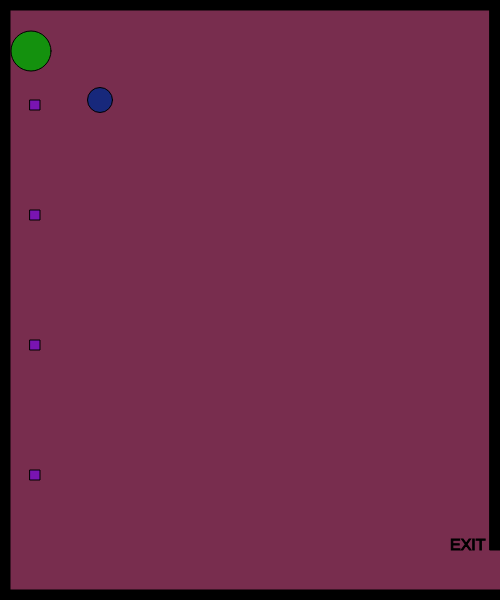
Frame 1 (no input)
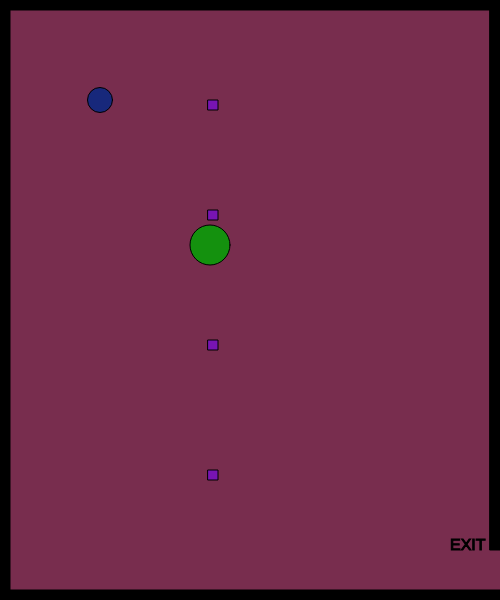
Frame 60 (no input)
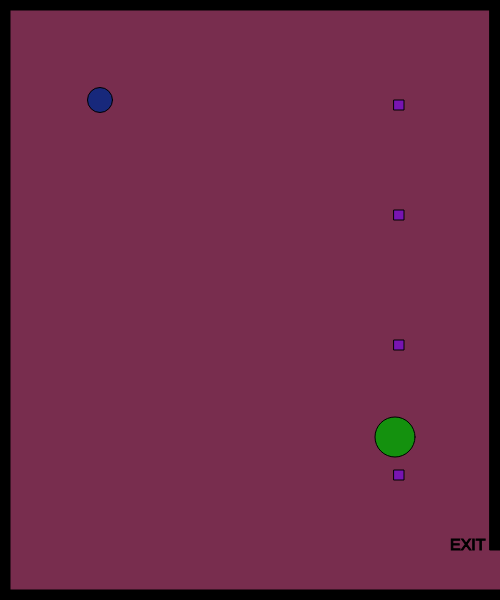
Frame 120 (the mouse pressed at the canvas centre since frame 60)

The p5.js sketch that drew these frames (run headless with seeded random() and noise() and a simulated clock; from frame 60 on, the mouse is pressed at the canvas centre):

// p5.js sketch
// ── sketch.js
// x and y for my character
var characterX = 100;
var characterY = 100;
// define the key codes for each letter
var w = 87; 
var s = 83;
var a = 65;
var d = 68;

// x and y for a shape
var shapeX = 30;
var shapeY = 50;
var shapeXSpeed;
var shapeYSpeed;

// create a shape when the mouse is clicked
var mouseShapeX;
var mouseShapeY;
function setup()
{
    createCanvas(500, 600);
    // get a random speed when the it first starts
    shapeXSpeed = Math.floor(Math.random() * (Math.floor(Math.random() * 5)) + 1);
    shapeYSpeed = Math.floor(Math.random() * (Math.floor(Math.random() * 5)) + 1);
}

function draw()
{
    background(120,45,78);
    stroke(0);
    fill(0);
    // top border
    rect(0,0,width,10);
    // left border
    rect(0,0,10,height);
    // bottom border
    rect(0, height-10,width, 10);
    // right upper border
    rect(width-10,0,10,height-50);

    // exit message
    textSize(16);
    text("EXIT", width-50,height-50)

    //character
    fill(23,40,123);
    circle(characterX,characterY,25);

    // handle the keys
    if(keyIsDown(w))
    {
        characterY -= 10;   
    }
    if(keyIsDown(s))
    {
        characterY += 10;   
    }
    if(keyIsDown(a))
    {
        characterX -= 10;   
    }
    if(keyIsDown(d))
    {
        characterX += 10;   
    }

    // potential enemy
    fill(120,20,178);
    // draw the shape
    square(shapeX, 100, 10);
    square(shapeX, 210, 10);
    square(shapeX, 340, 10);
    square(shapeX, 470, 10);
    
     // get a random speed when the it first starts
     shapeXSpeed = Math.floor(Math.random() * (Math.floor(Math.random() * 5)) + 1);
     shapeYSpeed = Math.floor(Math.random() * (Math.floor(Math.random() * 5)) + 1);

    // move the shape
    shapeX += shapeXSpeed;
    shapeY += shapeYSpeed;
    // check to see if the shape has gone out of bounds
    if(shapeX > width)
    {
        shapeX = 0;
    }
    if(shapeX < 0)
    {
        shapeX = width;
    }
    if(shapeY > height)
    {
        shapeY = 0;
    }
    if(shapeY < 0)
    {
        shapeY = height;
    }

    // potential enemy
    fill(20,145,14);
    // draw the shape
    circle(shapeX, shapeY, 40);

     // get a random speed when the it first starts
     shapeXSpeed = Math.floor(Math.random() * (Math.floor(Math.random() * 5)) + 1);
     shapeYSpeed = Math.floor(Math.random() * (Math.floor(Math.random() * 5)) + 1);

    // move the shape
    shapeX += shapeXSpeed;
    shapeY += shapeYSpeed;
    // check to see if the shape has gone out of bounds
    if(shapeX > width)
    {
        shapeX = 0;
    }
    if(shapeX < 0)
    {
        shapeX = width;
    }
    if(shapeY > height)
    {
        shapeY = 0;
    }
    if(shapeY < 0)
    {
        shapeY = height;
    }

    // check to see if the character has left the exit
    if(characterX > width && characterY > width-50)
    {
        fill(0);
        stroke(5);
        textSize(26);
        text("You Win!", width/2-50, height/2-50);
    }

    // create the shape based on the mouse click
    fill(120,130,140);
    circle(mouseShapeX, mouseShapeY, 25);
}

function mouseClicked()
{
    mouseShapeX = mouseX;
    mouseShapeY = mouseY;
}
/*
function keyPressed() {
    if (keyCode === LEFT_ARROW) {
        characterX -= 10;
    } 
    else if (keyCode === RIGHT_ARROW) {
        characterX += 10;
    }
    else if (keyCode === UP_ARROW) {
        characterY -= 10;
    }
    else if (keyCode === DOWN_ARROW) {
        characterY += 10;
    }

  }
  */
